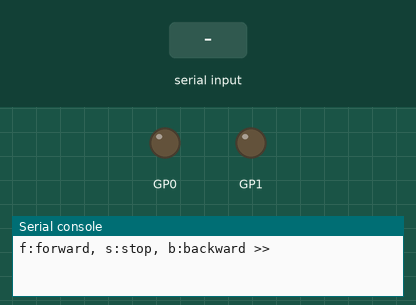
The program below on a simulated Raspberry Pi Pico running MicroPython. Parts: output pins drawn as LEDs (lit = HIGH), the last lines printed to the serial console. The test bench sets the inputs (shaded band).

Above: at 1.2 s.
1.3 s: "f" typed at the serial console, then Enter
At 2.0 s:
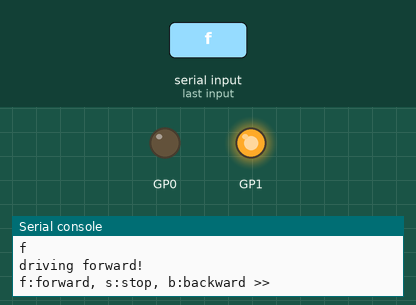
2.8 s: "b" typed at the serial console, then Enter
At 3.2 s:
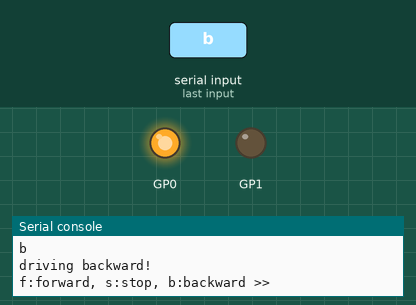
4.3 s: "s" typed at the serial console, then Enter
At 5.5 s:
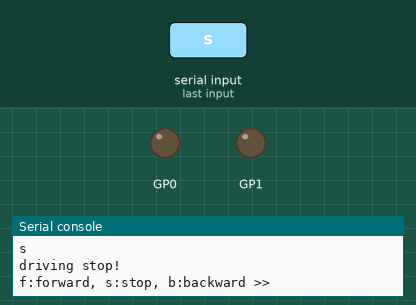
Timing chart, 0 to 7.3 s (numbered marks = the images above; inputs shaded):
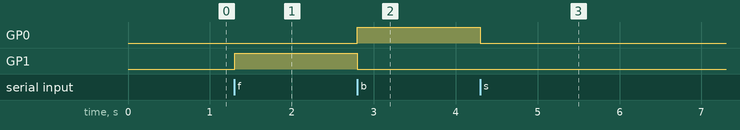

The program:

11_DCmotor_03.py
```python
from DCmotor_class import DCMotor
dcMotor=DCMotor(1,0)
driving='stop'
try:
    while True:
        cmd=input("f:forward, s:stop, b:backward >> ")
        print(cmd)
        if cmd=='f':
            driving='forward'
        elif cmd=='b':
            driving='backward'
        elif cmd=='s':
            driving='stop'
        print(f'driving {driving}!')
        if driving=='forward':
            dcMotor.rotateForward()
        elif driving=='backward':
            dcMotor.rotateBackward()
        else:
            dcMotor.stop()
except KeyboardInterrupt:
    print("프로그램이 중단되었습니다.")
finally:
    dcMotor.stop()

    
```

DCmotor_class.py
```python
from machine import Pin

class DCMotor:
    def __init__(self, C1, C2):
        self.C1=Pin(C1,Pin.OUT)
        self.C2=Pin(C2,Pin.OUT)
    def rotateForward(self):
        self.C1.value(1)
        self.C2.value(0)
    def rotateBackward(self):
        self.C1.value(0)
        self.C2.value(1)
    def stop(self):
        self.C1.value(0)
        self.C2.value(0)

if __name__=='__main__':
    import time
    dcMotor=DCMotor(1,0)
    dcMotor.rotateForward()
    time.sleep(3)
    dcMotor.stop()
    time.sleep(3)
    dcMotor.rotateBackward()
    time.sleep(3)
    dcMotor.stop()
```

Measured:
- after the input at 1.3 s, GP1: LOW → HIGH at once
- after the input at 2.8 s, GP0: LOW → HIGH at once; GP1: HIGH → LOW at once
- after the input at 4.3 s, GP0: HIGH → LOW at once
